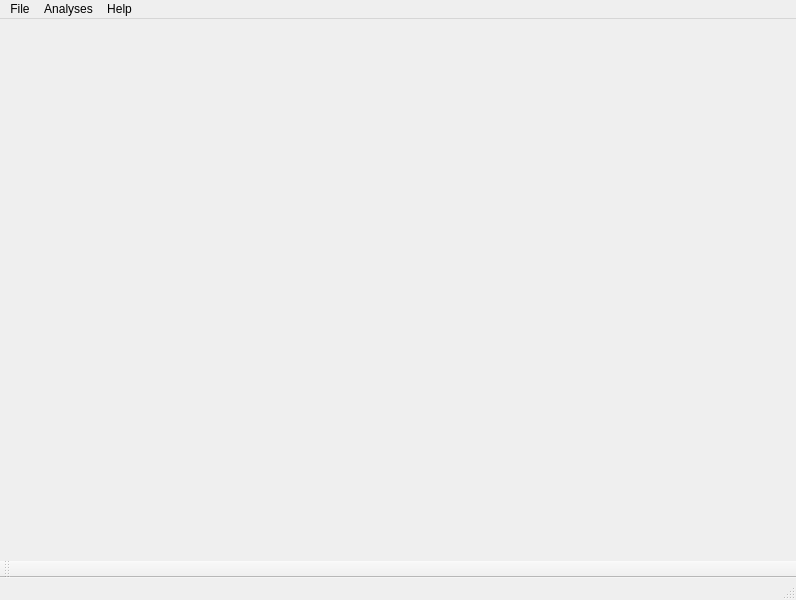
<?xml version="1.0" encoding="UTF-8"?>
<ui version="4.0">
 <author>Pho Hale</author>
 <class>MainWindow</class>
 <widget class="QMainWindow" name="MainWindow">
  <property name="geometry">
   <rect>
    <x>0</x>
    <y>0</y>
    <width>796</width>
    <height>600</height>
   </rect>
  </property>
  <property name="windowTitle">
   <string>MainWindow</string>
  </property>
  <property name="windowIcon">
   <iconset resource="../../../Resources/GuiResources.qrc">
    <normaloff>:/Icons/Icons/ProcessIcon.ico</normaloff>:/Icons/Icons/ProcessIcon.ico</iconset>
  </property>
  <property name="iconSize">
   <size>
    <width>32</width>
    <height>32</height>
   </size>
  </property>
  <widget class="QWidget" name="centralwidget"/>
  <widget class="QMenuBar" name="menubar">
   <property name="geometry">
    <rect>
     <x>0</x>
     <y>0</y>
     <width>796</width>
     <height>22</height>
    </rect>
   </property>
   <widget class="QMenu" name="menuFile">
    <property name="title">
     <string>File</string>
    </property>
    <addaction name="actionLoad"/>
    <addaction name="actionSave"/>
    <addaction name="actionSave_As"/>
   </widget>
   <widget class="QMenu" name="menuAnalyses">
    <property name="title">
     <string>Analyses</string>
    </property>
   </widget>
   <widget class="QMenu" name="menuHelp">
    <property name="title">
     <string>Help</string>
    </property>
   </widget>
   <addaction name="menuFile"/>
   <addaction name="menuAnalyses"/>
   <addaction name="menuHelp"/>
  </widget>
  <widget class="QStatusBar" name="statusbar"/>
  <widget class="QToolBar" name="toolBar">
   <property name="windowTitle">
    <string>toolBar</string>
   </property>
   <attribute name="toolBarArea">
    <enum>BottomToolBarArea</enum>
   </attribute>
   <attribute name="toolBarBreak">
    <bool>false</bool>
   </attribute>
  </widget>
  <action name="actionLoad">
   <property name="text">
    <string>Load...</string>
   </property>
  </action>
  <action name="actionSave">
   <property name="text">
    <string>Save</string>
   </property>
  </action>
  <action name="actionSave_As">
   <property name="text">
    <string>Save As..</string>
   </property>
  </action>
 </widget>
 <resources>
  <include location="../../../Resources/GuiResources.qrc"/>
  <include location="../../../External/breeze_style_sheets/dist/qrc/breeze.qrc"/>
 </resources>
 <connections/>
</ui>
